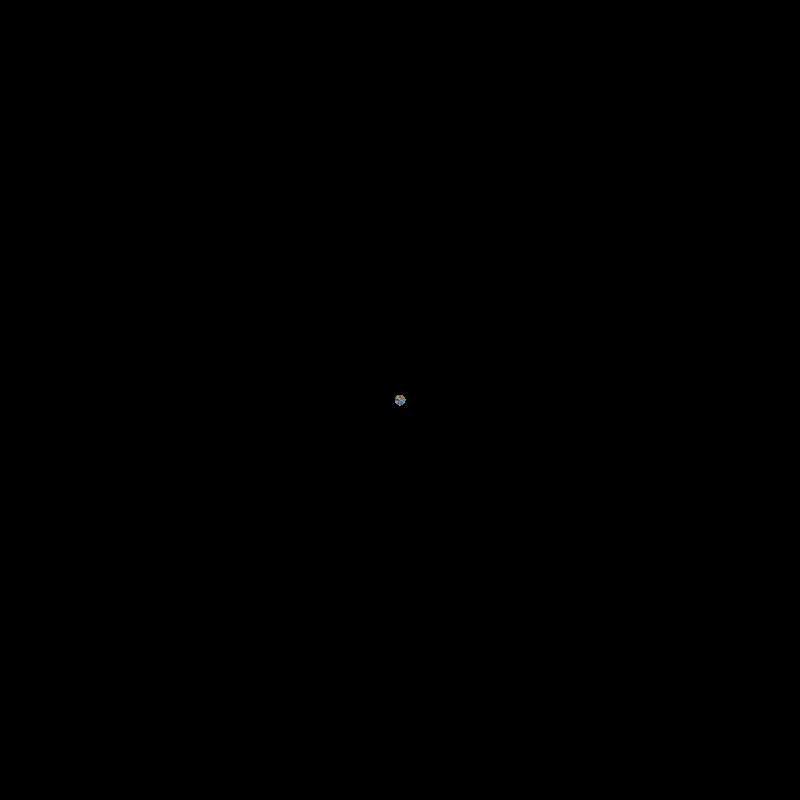
Frame 1 (no input)
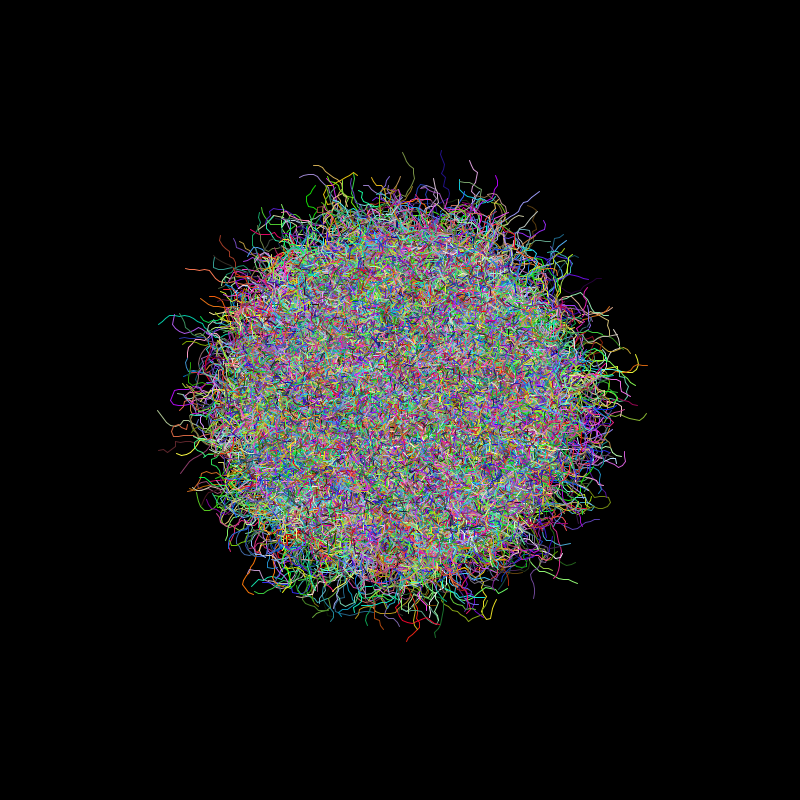
Frame 60 (the mouse pressed at the canvas centre just before this capture)
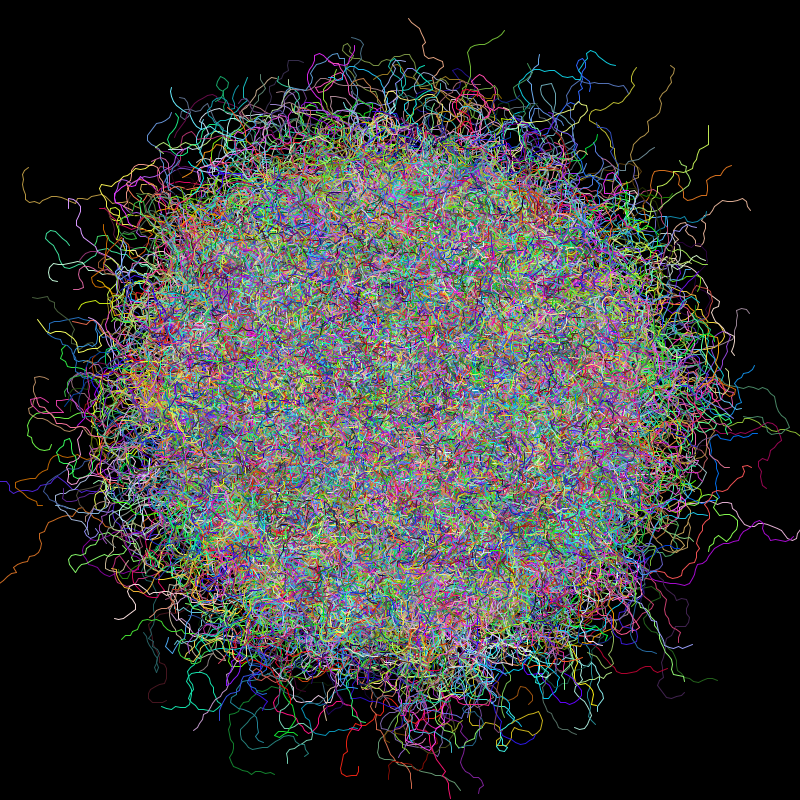
Frame 120 (the mouse held since frame 60 and released just before this capture)

The Processing sketch that drew these frames (run headless with seeded random() and noise(); from frame 60 on, the mouse is pressed at the canvas centre):

// Processing sketch: e_colored_walkers
// ── e_colored_walkers.pde
// colored walkers
// author: dennis goldschmidt
// date: 11 Aug 2017
// ---
// Creating many walkers with different stroke colors and widths
// 1) create colors
// 2) create stroke widths
// 3) width dependent on distance
// 4) create infinite loop
// ---

float x0, y0;
ArrayList<RandomWalker> walkers = new ArrayList<RandomWalker>();

void setup () {
  size(800, 800);
  background(0);
  x0 = width/2;
  y0 = height/2;
  int num_walkers = 10000;
  for (int i=0; i<num_walkers; i++) {
    walkers.add(new RandomWalker(x0, y0));
  }
}

void draw () {
  for (RandomWalker walker : walkers) {
    walker.step();
    walker.display();
  }
}
// ── random_walker.pde
// random walker class from 1d

class RandomWalker{
  float x, y, xold, yold, rad;
  float angle=random(TWO_PI);
  float turning_rate = 0.1*TWO_PI;
  float step = 5.0;
  color col = color(random(255), random(255), random(255));
  float wid = random(5.);
  
  RandomWalker(float x0, float y0) {
    x = x0;
    y = y0;
  }
  
  void step() {
    xold = x;
    yold = y;
    angle += turning_rate * randomGaussian(); // random number from Gaussian (mean=0, std=1)
    x += step*cos(angle);
    y += step*sin(angle);
    rad = sqrt(x*x + y*y);
    wid = 0.01*rad + 1.;
  }
  
  void display() {
    stroke(col); // white stroke
    //strokeWeight(wid); // different stroke widths
    line(xold,yold, x, y); // line from xold,yold to x,y
  }
}
